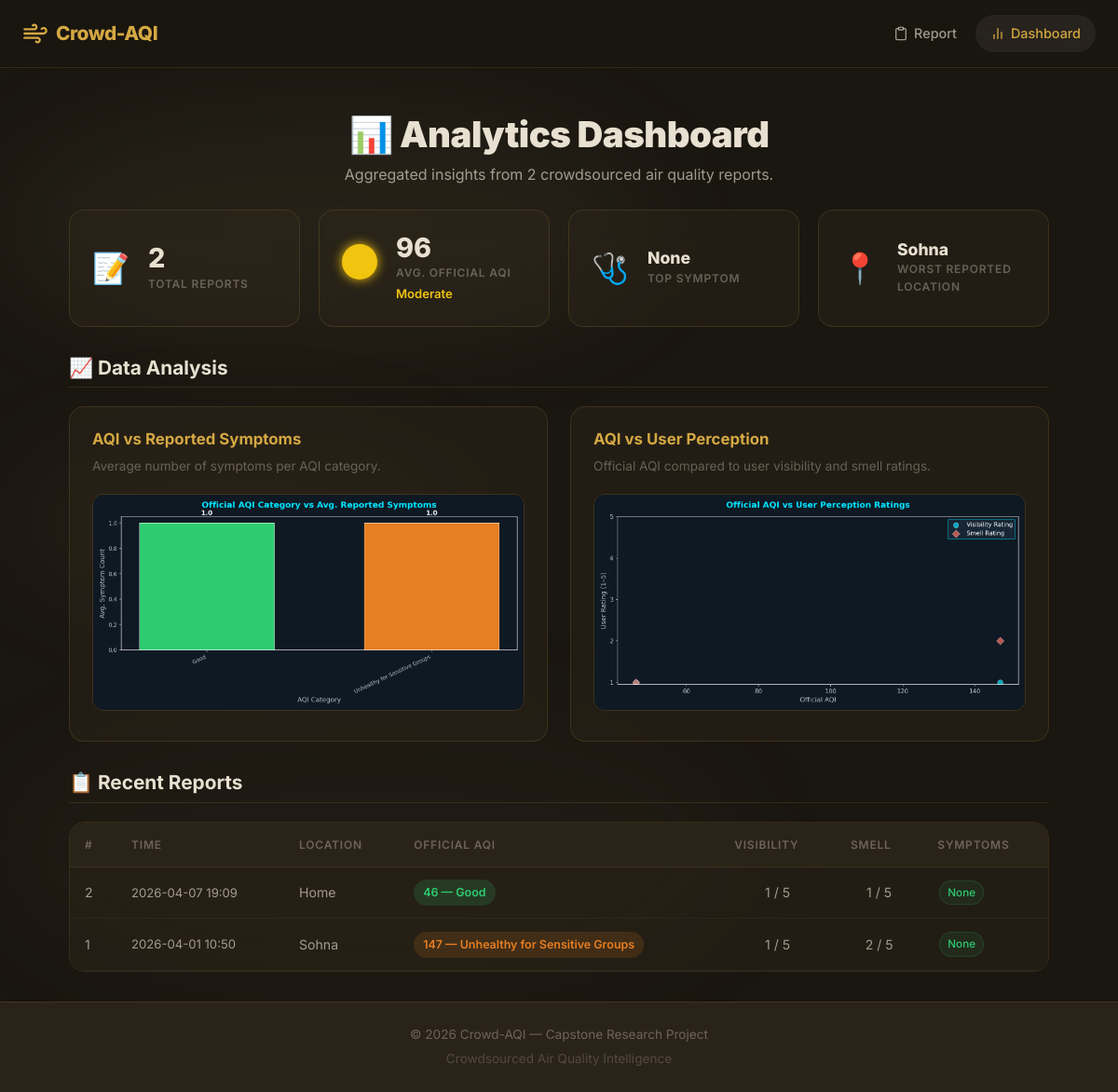
/dashboard, run on the app's committed database.
### tables this page shows
CREATE TABLE user_reports (
            id                INTEGER PRIMARY KEY AUTOINCREMENT,
            timestamp         TEXT    NOT NULL,
            location_name     TEXT    NOT NULL,
            latitude          REAL    NOT NULL,
            longitude         REAL    NOT NULL,
            official_aqi      INTEGER,
            visibility_rating INTEGER NOT NULL CHECK(visibility_rating BETWEEN 1 AND 5),
            smell_rating      INTEGER NOT NULL CHECK(smell_rating      BETWEEN 1 AND 5),
            symptoms          TEXT    NOT NULL DEFAULT '[]'
        );

### app.py (the view)
@app.route("/dashboard")
def dashboard():
    db = get_db()
    reports = db.execute(
        "SELECT * FROM user_reports ORDER BY timestamp DESC"
    ).fetchall()
    total_reports = len(reports)
    avg_aqi = None
    most_common_symptom = "N/A"
    worst_location = "N/A"
    if total_reports > 0:
        valid_aqis = [r["official_aqi"] for r in reports if r["official_aqi"]]
        avg_aqi = round(sum(valid_aqis) / len(valid_aqis)) if valid_aqis else None
        all_symptoms = []
        for r in reports:
            all_symptoms.extend(json.loads(r["symptoms"]))
        if all_symptoms:
            from collections import Counter
            symptom_counts = Counter(all_symptoms)
            most_common_symptom = symptom_counts.most_common(1)[0][0].replace("_", " ").title()
        location_scores = {}
        for r in reports:
            loc = r["location_name"]
            score = r["visibility_rating"] + r["smell_rating"]
            location_scores.setdefault(loc, []).append(score)
        if location_scores:
            worst_location = max(
                location_scores,
                key=lambda loc: sum(location_scores[loc]) / len(location_scores[loc])
            )
    generate_charts()
    chart1_exists = os.path.exists(os.path.join(PLOTS_DIR, "aqi_vs_symptoms.png"))
    chart2_exists = os.path.exists(os.path.join(PLOTS_DIR, "aqi_vs_perception.png"))
    enriched_reports = []
    for r in reports:
        report_dict = dict(r)
        cat_label, cat_class = get_aqi_category(r["official_aqi"])
        report_dict["aqi_category"] = cat_label
        report_dict["aqi_class"] = cat_class
        report_dict["symptoms_list"] = json.loads(r["symptoms"])
        enriched_reports.append(report_dict)
    return render_template(
        "dashboard.html",
        reports=enriched_reports,
        total_reports=total_reports,
        avg_aqi=avg_aqi,
        avg_aqi_category=get_aqi_category(avg_aqi)[0] if avg_aqi else "N/A",
        avg_aqi_class=get_aqi_category(avg_aqi)[1] if avg_aqi else "unknown",
        most_common_symptom=most_common_symptom,
        worst_location=worst_location,
        chart1_exists=chart1_exists,
        chart2_exists=chart2_exists,
        initial_aqi=avg_aqi,
        initial_theme=get_theme_from_aqi(avg_aqi),
    )

### app.py (called while the page is built)
def get_db():
    if "db" not in g:
        g.db = sqlite3.connect(DATABASE)
        g.db.row_factory = sqlite3.Row
    return g.db

def get_aqi_category(aqi):
    if aqi is None:
        return "Unknown", "unknown"
    if aqi <= 50:
        return "Good", "good"
    if aqi <= 100:
        return "Moderate", "moderate"
    if aqi <= 150:
        return "Unhealthy for Sensitive Groups", "unhealthy-sg"
    if aqi <= 200:
        return "Unhealthy", "unhealthy"
    if aqi <= 300:
        return "Very Unhealthy", "very-unhealthy"
    return "Hazardous", "hazardous"

def get_theme_from_aqi(aqi):
    if aqi is None:
        return "good"           # Default to the clean theme
    if aqi <= 70:
        return "good"
    if aqi <= 150:
        return "moderate"
    return "hazardous"

### templates/dashboard.html (shortened to what this page needs)
{% extends "base.html" %}
{% block content %}
<section class="dash-header">
    <div class="dash-header-content">
        <h1 class="dash-title">
            <span>📊</span> Analytics Dashboard
        </h1>
        <p class="dash-subtitle">
            Aggregated insights from {{ total_reports }} crowdsourced air quality report{{ 's' if total_reports != 1 else '' }}.
        </p>
    </div>
</section>
<section class="stats-section">
    <div class="stats-grid">
        <div class="stat-card" id="stat-total">
            <div class="stat-icon">📝</div>
            <div class="stat-info">
                <span class="stat-value">{{ total_reports }}</span>
                <span class="stat-label">Total Reports</span>
            </div>
        </div>
        <div class="stat-card" id="stat-aqi">
            <div class="stat-icon">
                <span class="aqi-dot {{ avg_aqi_class }}"></span>
            </div>
            <div class="stat-info">
                <span class="stat-value">{{ avg_aqi if avg_aqi else '—' }}</span>
                <span class="stat-label">Avg. Official AQI</span>
                <span class="stat-sub {{ avg_aqi_class }}">{{ avg_aqi_category }}</span>
            </div>
        </div>
        <div class="stat-card" id="stat-symptom">
            <div class="stat-icon">🩺</div>
            <div class="stat-info">
                <span class="stat-value stat-value-sm">{{ most_common_symptom }}</span>
                <span class="stat-label">Top Symptom</span>
            </div>
        </div>
        <div class="stat-card" id="stat-location">
            <div class="stat-icon">📍</div>
            <div class="stat-info">
                <span class="stat-value stat-value-sm">{{ worst_location }}</span>
                <span class="stat-label">Worst Reported Location</span>
            </div>
        </div>
    </div>
</section>
{% if chart1_exists or chart2_exists %}
<section class="charts-section">
    <h2 class="section-title">📈 Data Analysis</h2>
    <div class="charts-grid">
        {% if chart1_exists %}
        <div class="chart-card" id="chart-symptoms">
            <h3>AQI vs Reported Symptoms</h3>
            <p class="chart-desc">Average number of symptoms per AQI category.</p>
            <img src="{{ url_for('static', filename='plots/aqi_vs_symptoms.png') }}?v={{ range(10000) | random }}"
                 alt="AQI vs symptoms chart" class="chart-img" loading="lazy">
        </div>
        {% endif %}
        {% if chart2_exists %}
        <div class="chart-card" id="chart-perception">
            <h3>AQI vs User Perception</h3>
            <p class="chart-desc">Official AQI compared to user visibility and smell ratings.</p>
            <img src="{{ url_for('static', filename='plots/aqi_vs_perception.png') }}?v={{ range(10000) | random }}"
                 alt="AQI vs perception chart" class="chart-img" loading="lazy">
        </div>
        {% endif %}
    </div>
</section>
{% endif %}
<section class="reports-section">
    <h2 class="section-title">📋 Recent Reports</h2>
    {% if reports %}
    <div class="table-wrapper">
        <table class="reports-table" id="reports-table">
            <thead>
                <tr>
                    <th>#</th>
                    <th>Time</th>
                    <th>Location</th>
                    <th>Official AQI</th>
                    <th>Visibility</th>
                    <th>Smell</th>
                    <th>Symptoms</th>
                </tr>
            </thead>
            <tbody>
                {% for r in reports %}
                <tr>
                    <td>{{ r.id }}</td>
                    <td class="td-time">{{ r.timestamp[:16].replace('T', ' ') }}</td>
                    <td>{{ r.location_name }}</td>
                    <td>
                        {% if r.official_aqi %}
                        <span class="aqi-pill {{ r.aqi_class }}">{{ r.official_aqi }} — {{ r.aqi_category }}</span>
                        {% else %}
                        <span class="aqi-pill unknown">N/A</span>
                        {% endif %}
                    </td>
                    <td class="td-center">{{ r.visibility_rating }} / 5</td>
                    <td class="td-center">{{ r.smell_rating }} / 5</td>
                    <td>
                        {% if r.symptoms_list and r.symptoms_list != ['none'] %}
                            {% for s in r.symptoms_list %}
                            <span class="symptom-tag">{{ s.replace('_', ' ').title() }}</span>
                            {% endfor %}
                        {% else %}
                            <span class="symptom-tag none">None</span>
                        {% endif %}
                    </td>
                </tr>
                {% endfor %}
            </tbody>
        </table>
    </div>
    {% else %}
    <div class="empty-state" id="empty-state">
        <div class="empty-icon">📭</div>
        <h3>No Reports Yet</h3>
        <p>Be the first! Head to the <a href="{{ url_for('index') }}">Report page</a> and submit your observation.</p>
    </div>
    {% endif %}
</section>
{% endblock %}

### templates/base.html (shortened to what this page needs)
<!DOCTYPE html>
<html lang="en">
<head>
    <link rel="stylesheet" href="{{ url_for('static', filename='css/style.css') }}">
</head>
<body data-theme="{{ initial_theme | default('good') }}">
    <div class="bg-layer" id="bg-layer">
        <div class="cloud cloud-1"></div>
        <div class="cloud cloud-3"></div>
    </div>
    <nav class="navbar" id="navbar">
        <div class="nav-container">
            <a href="{{ url_for('index') }}" class="nav-brand">
                <svg class="nav-icon" viewBox="0 0 24 24" fill="none" stroke="currentColor"
                     stroke-width="2" stroke-linecap="round" stroke-linejoin="round">
                    <path d="M9.59 4.59A2 2 0 1 1 11 8H2"/>
                    <path d="M12.59 19.41A2 2 0 1 0 14 16H2"/>
                    <path d="M17.73 7.73A2.5 2.5 0 1 1 19.5 12H2"/>
                </svg>
                <span>Crowd-AQI</span>
            </a>
            <div class="nav-links" id="nav-links">
                <a href="{{ url_for('index') }}"
                   class="nav-link {% if request.endpoint == 'index' %}active{% endif %}" id="nav-report">
                    <svg viewBox="0 0 24 24" fill="none" stroke="currentColor" stroke-width="2"
                         stroke-linecap="round" stroke-linejoin="round">
                        <path d="M16 4h2a2 2 0 0 1 2 2v14a2 2 0 0 1-2 2H6a2 2 0 0 1-2-2V6a2 2 0 0 1 2-2h2"/>
                        <rect x="8" y="2" width="8" height="4" rx="1" ry="1"/>
                    </svg>
                    Report
                </a>
                <a href="{{ url_for('dashboard') }}"
                   class="nav-link {% if request.endpoint == 'dashboard' %}active{% endif %}" id="nav-dashboard">
                    <svg viewBox="0 0 24 24" fill="none" stroke="currentColor" stroke-width="2"
                         stroke-linecap="round" stroke-linejoin="round">
                        <line x1="18" y1="20" x2="18" y2="10"/>
                        <line x1="12" y1="20" x2="12" y2="4"/>
                        <line x1="6" y1="20" x2="6" y2="14"/>
                    </svg>
                    Dashboard
                </a>
            </div>
        </div>
    </nav>
    <main class="main-content">
        {% block content %}{% endblock %}
    </main>
    <footer class="footer">
        <div class="footer-content">
            <p>&copy; 2026 Crowd-AQI &mdash; Capstone Research Project</p>
            <p class="footer-sub">Crowdsourced Air Quality Intelligence</p>
        </div>
    </footer>
</body>
</html>

### data on the page
user_reports: location_name "Sohna", id "1", timestamp "2026-04-01 10:50", official_aqi "147", aqi_category "Unhealthy for Sensitive Groups", visibility_rating "1", smell_rating "2"
user_reports: id "2", timestamp "2026-04-07 19:09", location_name "Home", official_aqi "46", aqi_category "Good", visibility_rating "1", smell_rating "1"

### other printed values
{{ total_reports }} "2"
{{ 's' if total_reports != 1 else '' }} "s"
{{ avg_aqi if avg_aqi else '—' }} "96"
{{ avg_aqi_category }} "Moderate"
{{ most_common_symptom }} "None"
